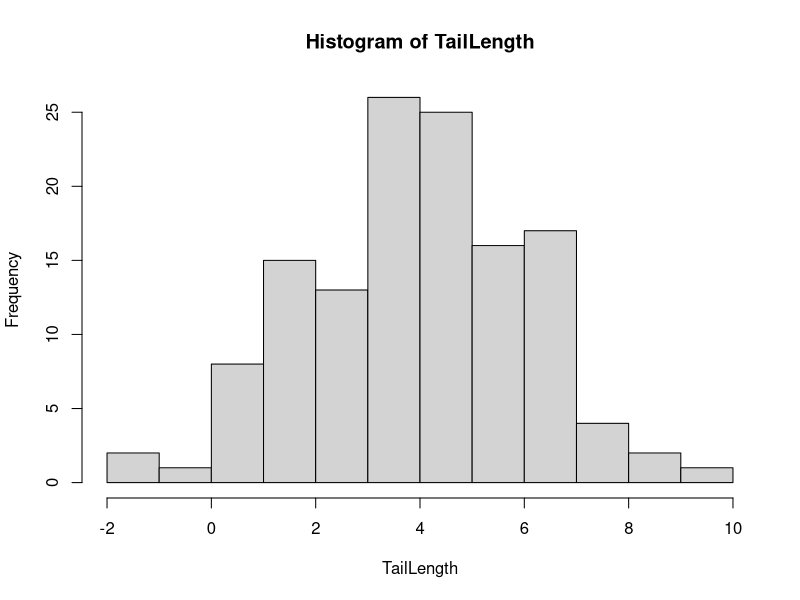
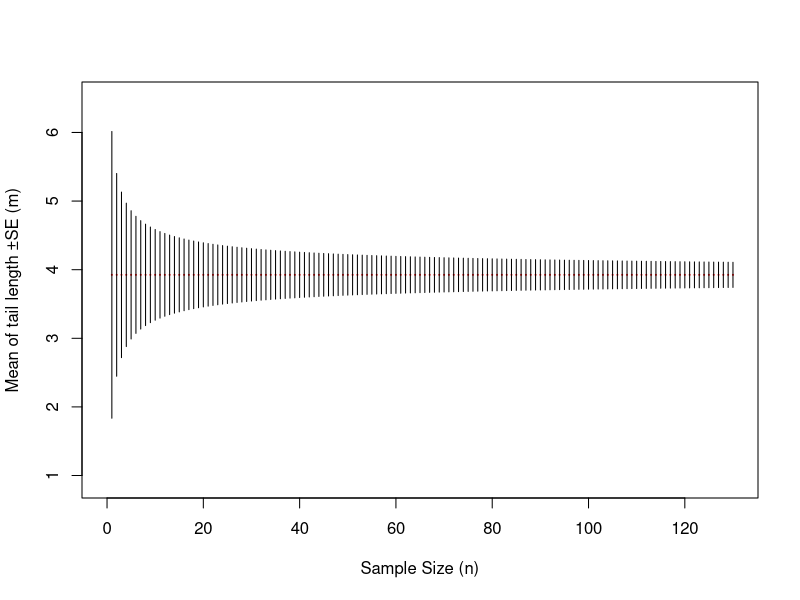

Recreate these plots in R, in order.
#### SwS 04 ####

# Welcome - this is your workspace for hand out SwS 04 #

# Please  work through the hand out using this script #
# Nothing needs to be submitted #


# Note: These exercises are intended to improve your understanding of the statistics, the functions, and improve your ability to problem solve and code.
# 1) Calculate the standard error of Tarsus, Mass, Wing and Bill length of the complete population sample (as opposed to all sparrows in this world) Note N of each. Then, subset the dataset to only 2001 data d1<-subset(d, d$Year==2001), as we did in the lecture. Calculate SE for Tarsus, Mass, Wing and Bill length for the 2001 sample. Calculate the 95% CI for each mean.
# 2) Play around with the last plot we made. Change the values of the simulation. Change the mean, the standard deviation to other values, and see how it affects your plot. Just try out various combinations! This should help you to get better at
# -	Understanding how mean and SE and sample size are linked
# -	Understanding how to plot things in R
# -	Understanding how to use for loops in R
# -	Understanding how to make, access and use variables, vectors and data frames in R
# Note: it is ok if you find this difficult. This is something that you need to do, and do again, and redo again, and the more often you practice this the better you will become at understanding it. So use this time to repeat and practice. 
# Non-compulsory:
#   3) If you found the above easy and want to test out your coding and stats skills, this is a task for you. 
# Sample mass of the whole sparrow dataset. Then produce a plot to see at what sample size the standard error become so small that you’d be confident to get a reasonably precise mean - precise with respect to the grand total mean of the whole dataset. (The next part is rather philosophical). Then look at sample sizes in different years and think about what sort of biological questions one could answer with one year’s data, and what not. 


############### Learning aims
# •To understand the link between the standard error of the mean, and the sample size
# •To understand that standard errors belong to a statistic (typically a mean)
# •To understand that standard errors are a measure of precision


rm(list = ls())
graphics.off()


d <- read.table("4_SparrowSize.txt", header = TRUE)
d1 <- subset(d, d$Tarsus!="NA")
seTarsus <- sqrt(var(d1$Tarsus)/length(d1$Tarsus))
seTarsus

d12001 <- subset(d1, d1$Year == 2001)
seTarsus2001 <- sqrt(var(d12001$Tarsus)/ length(d12001$Tarsus))
seTarsus2001


# show se decrese with sample size increasing
rm(list = ls())
TailLength <- rnorm(130, mean = 3.8, sd = 2)

summary(TailLength)
length(TailLength)
var(TailLength)
sd(TailLength)
hist(TailLength)

x <- 1:length(TailLength)
y <- rep(mean(TailLength), length(TailLength))
plot(x, y, cex = 0.03, xlim = c(0, max(x)), ylim = c(min(TailLength)+2.5, max(TailLength)-3),
     xlab = "Sample Size (n)", ylab = "Mean of tail length ±SE (m)", col = "red")
mu <- rep(mean(TailLength), length(TailLength))
se <- c()
for (i in 1:length(TailLength)) {
  d <- sample(TailLength, i, replace = FALSE)
  se[i] <- sd(TailLength) / sqrt(i)
}
up <- mu+se
down <- mu-se
segments(x, up, x1 = x, y1 = down, lty = 1)


